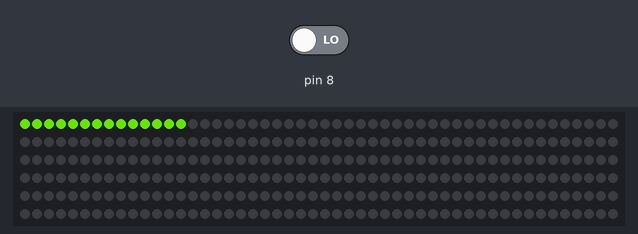
A sketch run on a simulated Arduino Uno, built with avr-gcc and run on an emulated ATmega328P. On the bench: 300 RGB LEDs in strip order, left to right, continuing on the next row. The inputs (shaded band) are chosen by the test bench; at power-on: pin 8 LOW. Dim RGB values are drawn brighter than linear; colours are those a GRB WS2812 strip shows for the declared byte order.

Above: at 0.47 s.
At 2.0 s:
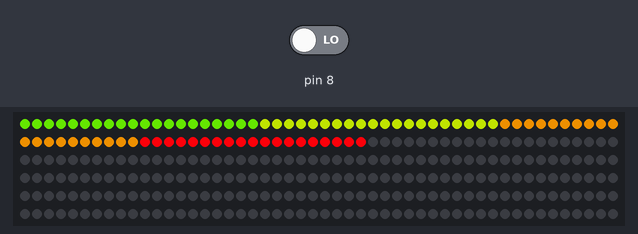
At 3.53 s:
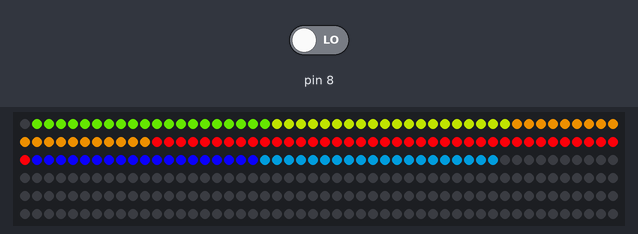
At 12.1 s:
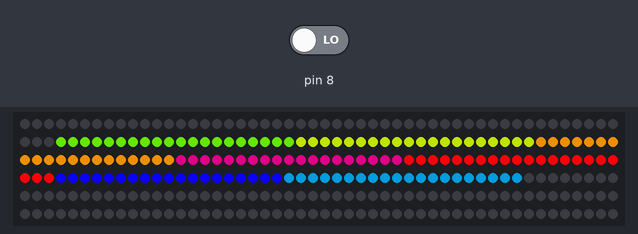
At 21.0 s:
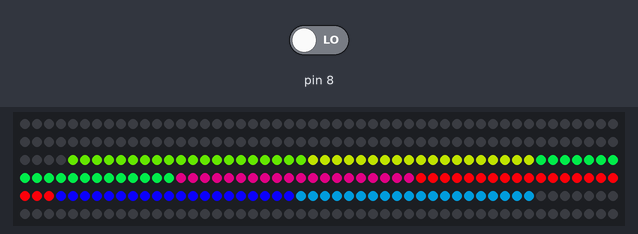
At 31.44 s:
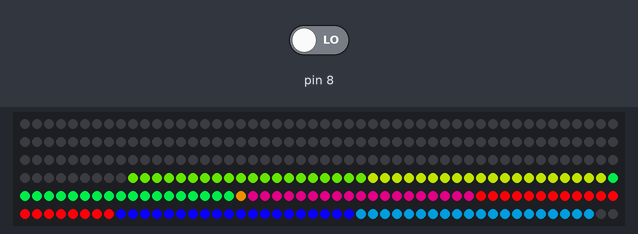

The sketch:

LED.ino
```cpp
//#define FASTLED_ESP8266_RAW_PIN_ORDER
//#define FASTLED_ESP8266_NODEMCU_PIN_ORDER
//#define FASTLED_INTERNAL
#include <FastLED.h>
#include<ArduinoJson.h>
#define LED_PIN     4
#define Total_LEDS 300
#define NUM_LEDS    300
CRGB leds[Total_LEDS];


void setup() {
  Serial.begin(9600);
  while(!Serial) {
  }
  FastLED.addLeds<WS2812B, LED_PIN, RGB>(leds, Total_LEDS);
  FastLED.clear();

}
//StaticJsonDocument<670> doc;
//bool unreal = true;
void loop() {
  /*
  if (unreal){
  //int     size_ = 0;
  String  payload;
  while ( !Serial.available()  ){}
  if ( Serial.available() )
    payload = Serial.readStringUntil( '\n' );

  DeserializationError   error = deserializeJson(doc, payload);
  if (error) {
    Serial.println(error.c_str());
    return;
  }
  if (doc["anger"]["vals"] == 42) {
     Serial.println("{\"Success\":\"True\"}");
  }
  else {
      Serial.println("{\"Success\":\"False\"}");
   }
  //delay(20);
  }
  unreal = false;
  int anger = doc["anger"]["vals"].as<int>();
  int anticipation = anger + doc["anticipation"]["vals"].as<int>();
  */
  //data = {"anger": {"vals": 42, "color": 29}, "anticipation": {"vals": 60, "color": 54}, "joy": {"vals": 48, "color": 74}, "trust": {"vals": 24, "color": 73}, "fear": {"vals": 24, "color": 90}, "surprise": {"vals": 42, "color": 128}, "sadness": {"vals": 18, "color": 200}, "disgust": {"vals": 36, "color": 233}}
  int i = 0;
  int anger = 20;
  int j = anger;
  int anticipation = anger+20;
  int k = anticipation;
  int joy = anticipation + 20;
  int l = joy;
  int trust = joy+20;
  int m = trust;
  int fear = trust + 20;
  int n = fear;
  int surprise = fear+20;
  int o = surprise;
  int sadness = surprise + 20;
  int p = sadness;
  int disgust = sadness + 20;


  while (anger < NUM_LEDS){
    while (i < anger){
      if (i >= 20){
        leds[i-20] = CHSV (0,0,0);
      }
    leds[i] = CHSV (29, 255, 255);
    FastLED.show();
    delay(10);
    i ++;
    }

    while (j<anticipation){
      leds[j] = CHSV (54, 255, 255);
      FastLED.show();
      delay(10);
      j ++;
    }
    while (k<joy){
      leds[k] = CHSV (74, 255, 255);
      FastLED.show();
      delay(10);
      k ++;
    }
     while (l<fear){
      leds[l] = CHSV (100, 255, 255);
      FastLED.show();
      delay(10);
      l ++;
    }
     while (m<trust){
      leds[m] = CHSV (130, 255, 255);
      FastLED.show();
      delay(10);
      m ++;
    }
     while (n<surprise){
      leds[n] = CHSV (158, 255, 255);
      FastLED.show();
      delay(10);
      n ++;
    }
     while (o<sadness){
      leds[o] = CHSV (200, 255, 255);
      FastLED.show();
      delay(10);
      o ++;
    }
     while (p<joy){
      leds[p] = CHSV (233, 255, 255);
      FastLED.show();
      delay(10);
      p ++;
    }

    anger += 1;
    anticipation += 1;
    joy += 1;
    trust += 1;
    fear += 1;
    surprise += 1;
    sadness += 1;
    disgust += 1;

  }

  /*
  int     size_ = 0;
  String  payload;
  while ( !Serial.available()  ){}
  if ( Serial.available() )
    payload = Serial.readStringUntil( '\n' );
  StaticJsonDocument<670> doc;

  DeserializationError   error = deserializeJson(doc, payload);
  if (error) {
    Serial.println(error.c_str());
    return;
  }
  if (doc["anger"]["vals"] == 42) {
     Serial.println("{\"Success\":\"True\"}");
  }
  else {
      Serial.println("{\"Success\":\"False\"}");
   }
  delay(20);

    int anger = doc["anger"]["vals"].as<int>();
    int anticipation = doc["anticipation"]["vals"].as<int>();
    int i = 0;
    int j = anger;


   *
     while (true){


    Serial.println(doc["anger"]["color"].as<int>());
    Serial.println(doc["anticipation"]["color"].as<int>());

    while (i < anger){
      leds[i] = CHSV (doc["anger"]["color"], 255, 255);
      FastLED.show();
      delay(40);
      i += 1;
      }

    while (j < anticipation){
      leds[j] = CHSV (doc["anticipation"]["color"], 255, 255);
      FastLED.show();
      delay(40);
      j += 1;
      }


  anger = anger + doc["anger"]["vals"].as<int>();
  anticipation = anticipation + doc["anticipation"]["vals"].as<int>();


  if (anger >= 300){
    anger = doc["anger"]["vals"];
  }
  if (anticipation >= 300){
    anticipation = doc["anticipation"]["vals"];
  }

  if (i >= 300){
    i = 0;
  }
  if (j >= 300){
    j = 0;
  }

  }
  */


}
```
